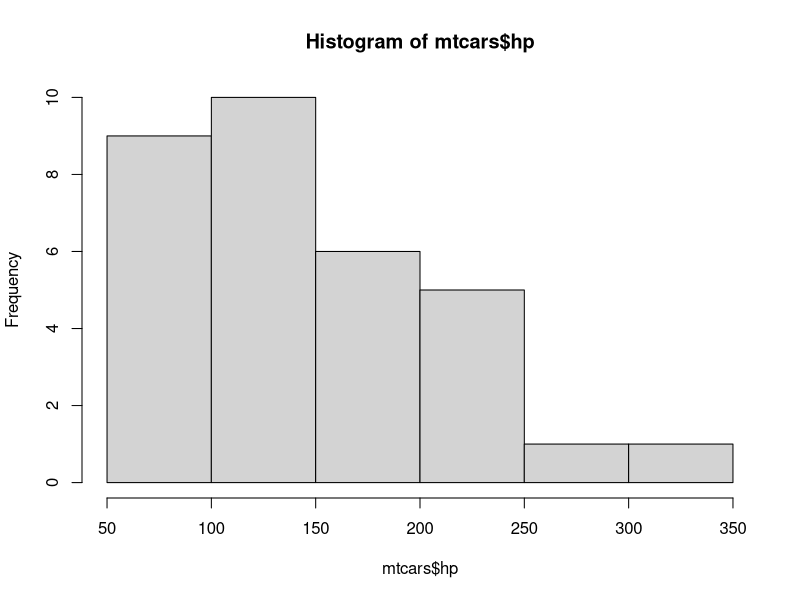
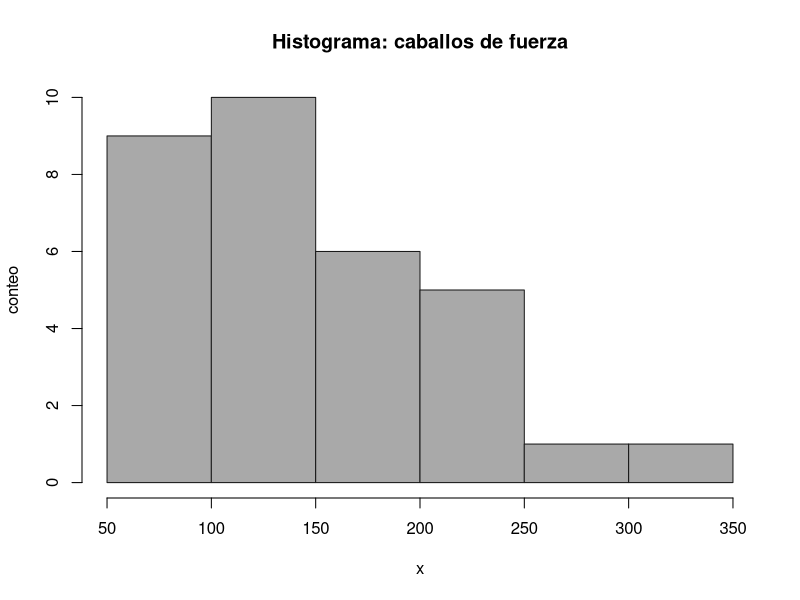
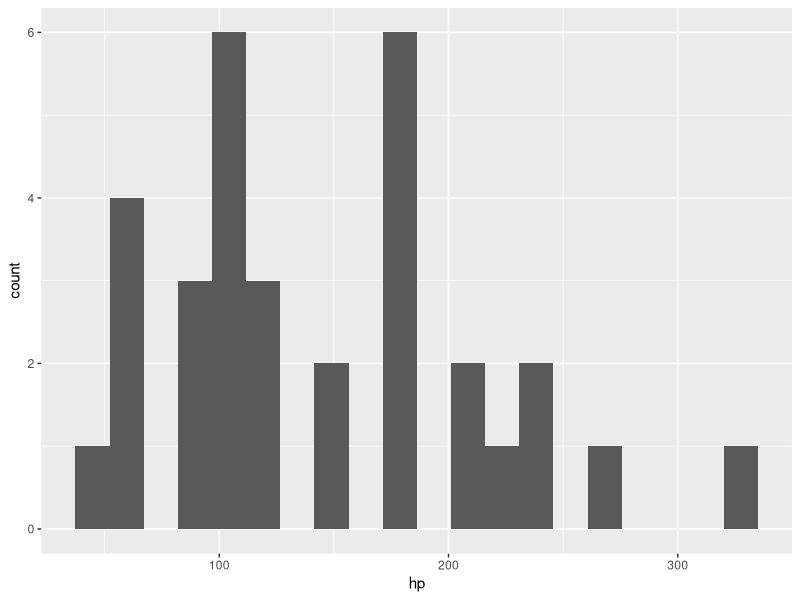
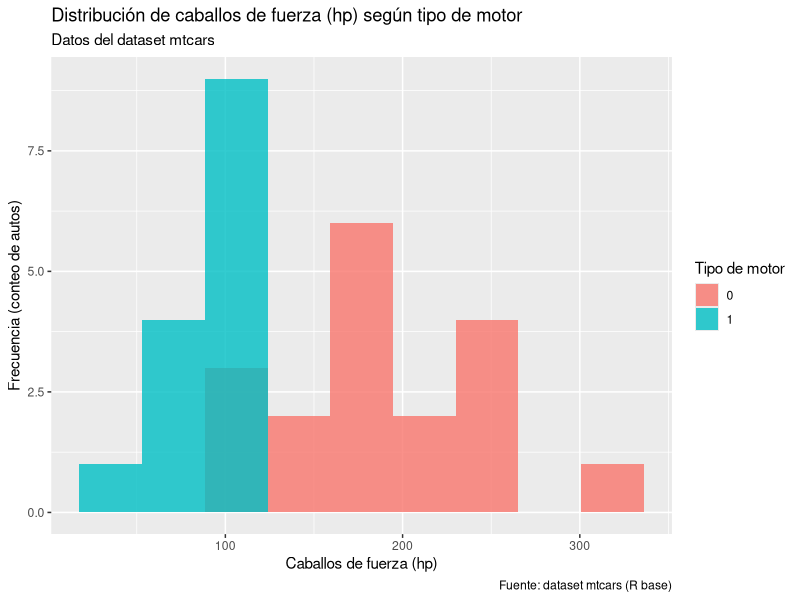

The R script that drew these images, in order:
# ============================================
# PARTE 1: Histogramas con la función base hist()
# ============================================

# Cargamos el dataset mtcars (datos de características de automóviles)
data("mtcars")

# Histograma simple de la variable hp (caballos de fuerza)
# Sin personalización: R decide automáticamente el número de barras (breaks)
hist(mtcars$hp)

# Histograma personalizado
hist(mtcars$hp,
     # breaks = 50,             # Alternativa: pedir ~50 cortes (R ajusta automáticamente)
     breaks = seq(50, 350, 50), # Cortes definidos manualmente: de 50 a 350, cada 50 unidades
     # Esto crea barras de ancho fijo (50, 100, 150, ..., 350)
     col = 'darkgray',          # Color de relleno de las barras
     border = 'gray10',         # Color del borde de las barras
     main = 'Histograma: caballos de fuerza', # Título del gráfico
     xlab = 'x',                # Etiqueta eje X
     ylab = 'conteo')           # Etiqueta eje Y (frecuencia/conteo)

# ============================================
# PARTE 2: Histogramas con ggplot2
# ============================================

# Cargamos ggplot2 para gráficos más flexibles
library(ggplot2)

# Histograma simple de hp usando geom_histogram()
# bins = 20 define el número de barras (a diferencia de 'breaks' en hist(), 
# aquí se especifica la CANTIDAD de intervalos, no los límites exactos)
ggplot(data = mtcars,
       mapping = aes(x = hp)) +
  geom_histogram(bins = 20)

# Histograma comparando la distribución de hp según el tipo de motor (vs)
# vs es una variable numérica (0/1), por eso se convierte con factor()
# para que ggplot la trate como categoría y no como número continuo
ggplot(data = mtcars,
       mapping = aes(x = hp,
                     fill = factor(vs))) +   # Relleno de color según tipo de motor (0 = V-shaped, 1 = recto)
  geom_histogram(bins = 9,
                 position = 'identity',      # Las barras se superponen en su posición real
                 # (en vez de apilarse una encima de otra)
                 alpha = 0.8) +               # Transparencia de las barras (0 = invisible, 1 = opaco)
  # Necesario para poder ver ambas distribuciones superpuestas
  labs(title = 'Distribución de caballos de fuerza (hp) según tipo de motor',  # Título principal: describe qué se compara
       subtitle = 'Datos del dataset mtcars',                                  # Subtítulo: indica el origen de los datos
       x = 'Caballos de fuerza (hp)',                                          # Etiqueta eje X: variable y unidad
       y = 'Frecuencia (conteo de autos)',                                     # Etiqueta eje Y: qué representa la altura de las barras
       fill = 'Tipo de motor',                                                 # Título de la leyenda: aclara qué representan los colores
       caption = 'Fuente: dataset mtcars (R base)')    
